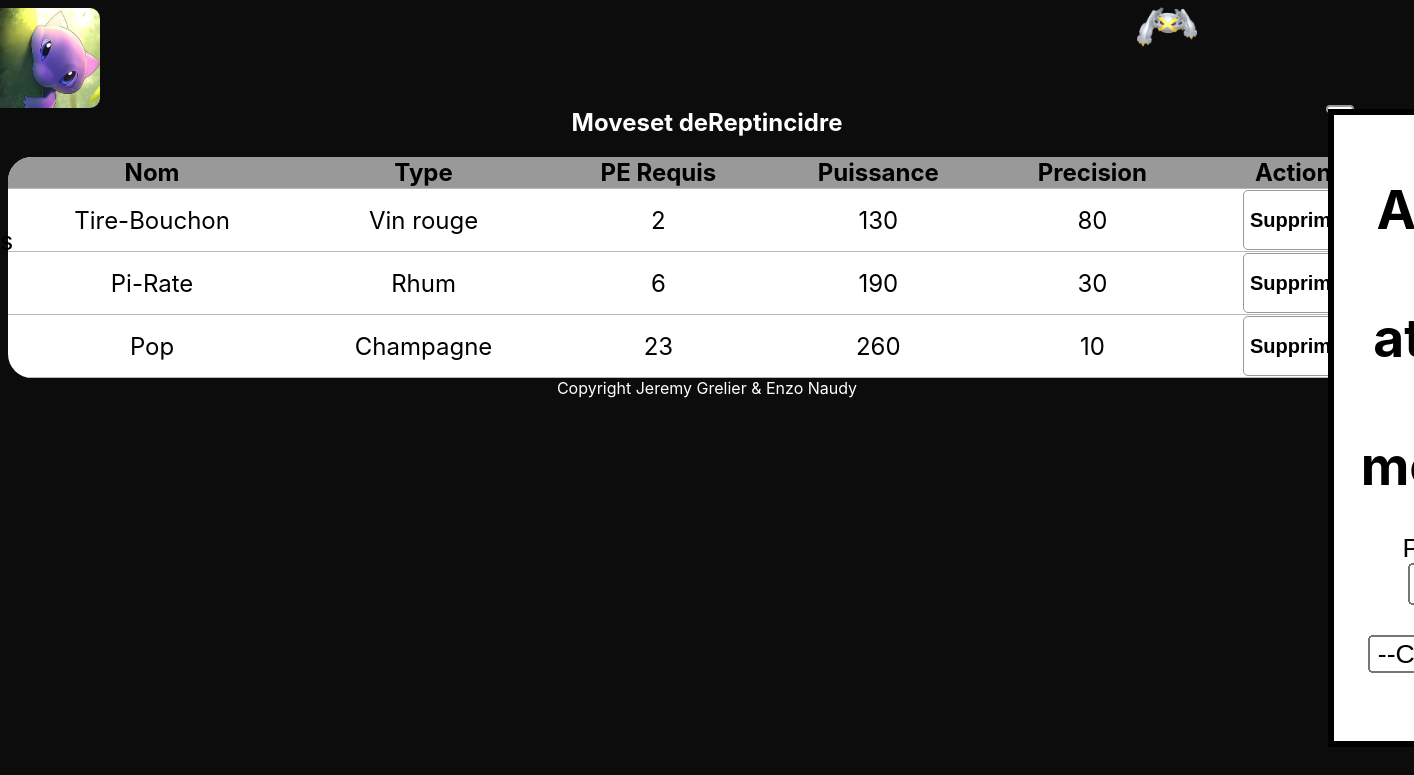
/Site/moveset-espece.php?id=5, run on an earlier commit of the app's database.
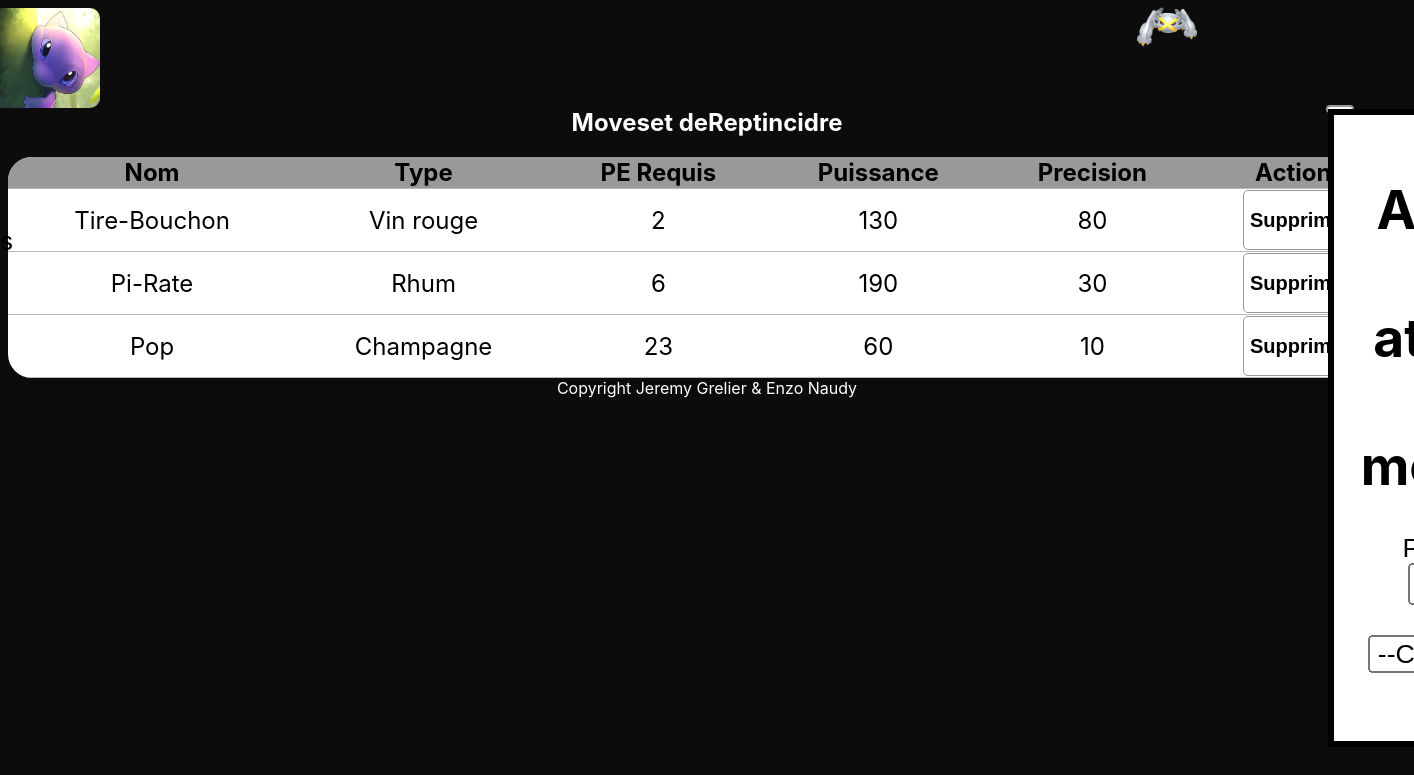
And on a later commit of the database.
### tables this page shows
CREATE TABLE IF NOT EXISTS `ESPECE` (
  `Numero` int(11) NOT NULL,
  `NomEspece` text NOT NULL,
  `TypeEspece` int(11) NOT NULL,
  `TypeEspece2` int(11) DEFAULT NULL,
  `Sprite` text NOT NULL,
  PRIMARY KEY (`Numero`),
  KEY `TypeEspece` (`TypeEspece`),
  KEY `TypeEspece2` (`TypeEspece2`)
);

CREATE TABLE IF NOT EXISTS `ATTAQUE` (
  `IdAttaque` int(11) NOT NULL AUTO_INCREMENT,
  `NomAttaque` text NOT NULL,
  `Puissance` int(11) NOT NULL,
  `Precision` int(11) NOT NULL,
  `TypeAttaque` int(11) NOT NULL,
  PRIMARY KEY (`IdAttaque`),
  KEY `TypeAttaque` (`TypeAttaque`)
);

CREATE TABLE IF NOT EXISTS `TYPE` (
  `IdType` int(11) NOT NULL AUTO_INCREMENT,
  `NomType` text NOT NULL,
  PRIMARY KEY (`IdType`)
);

CREATE TABLE IF NOT EXISTS `MOVESET_ESPECE` (
  `IdAttaque` int(11) NOT NULL,
  `NumEspece` int(11) NOT NULL,
  `PE_Requis` int(11) NOT NULL,
  PRIMARY KEY (`IdAttaque`,`NumEspece`),
  KEY `NumEspece` (`NumEspece`)
);

### Site/moveset-espece.php (the view, shortened to what this page needs)
<!DOCTYPE html>
<html>
<head>
  <link rel="stylesheet" href="css/monsite.css" />
</head>
<body>
  <?php include "topnav.php" ?>
  <div class="listeEspece">
    <?php
    include "connect.php";  ?>
    <?php
    $requete = "select * from ESPECE, TYPE, MOVESET_ESPECE, ATTAQUE where MOVESET_ESPECE.NumEspece = " . intval($_REQUEST['id']) . " and ESPECE.Numero = MOVESET_ESPECE.NumEspece and
          MOVESET_ESPECE.IdAttaque = ATTAQUE.IdAttaque and ATTAQUE.TypeAttaque = TYPE.IdType order by PE_Requis";
    if ($res = $dbh->query($requete))
      $moveset =  $res->fetchAll();
    $nam = isset($moveset[0]['NomEspece']) ? 'de' . $moveset[0]['NomEspece'] : 'vide';
    echo '<h2>Moveset ' . $nam . '</h2>';
    $num = intval($_REQUEST['id']);
    echo '<table>
                <tr class="headerListEspece">
              <th>Nom</th>
              <th>Type</th>
              <th>PE Requis</th>
              <th>Puissance</th>
              <th>Precision</th>
              <th>Actions</th>
                </tr>
              <tbody>';
    foreach ($moveset as $move) {
      echo '<tr><td>' . $move['NomAttaque'] . '</td>';
      echo '<td>' . $move['NomType'] . '</td>';
      echo '<td>' . $move['PE_Requis'] . '</td>';
      echo '<td>' . $move['Puissance'] . '</td>';
      echo '<td>' . $move['Precision'] . '</td>';
      echo '<td><form method="post" action="./delete/deleteFromMovesetEspece.php">
                      <button type="submit" name="btnEnvoiForm" title="Envoyer"><h2 style="color:black">Supprimer</h2></button>
                      <input type="hidden" name="IdAttaque" value="' . $move['IdAttaque'] . '"/>
                      <input type="hidden" name="NumEspece" value="' . $move['Numero'] . '"/>
                    </form></td></tr>';
    }
    echo "</tbody></table>";
    echo '<button id="openModal" onclick="document.getElementById(\'mydialog\').style.visibility =\'visible\'> Ajouter une attaque</button>
  <div id="mydialog">
    <dialog open class="ModalAddSpecies" role="dialog" aria-modal="true" aria-labelledby="modal-heading">
          <h1 id="modal-heading">Ajouter une attaque au moveset</h1>
          <form action="./add/add-to-moveset.php" method="post">
          <label>PE Requis : <input type="number" id="PE_Requis" name="PE_Requis" min="1" max="100" path="1" required><br>
          <label>Attaque : <select name="Attack" id="Attack" required>
            <option value="">--Choisissez--</option>
            ';
    echo '</select> <br></label>
            <input type="hidden" name="Numero" value=' . $num . ' />
            <input type="submit" value="valider">
          </form>
          <button onclick="document.getElementById(\'mydialog\').style.visibility=\'hidden\'" style="position: absolute ;top: -4px;left: 80%;border: none;background: transparent;"><img src="assets/376.png" alt="close" style="width: 60px; height: 60px;"/></button>
        </dialog>
    </div>'
    ?>
  <?php include "footer.php" ?>
</body>
</html>

### Site/topnav.php (shortened to what this page needs)
<html lang="en">
<head>
    <link rel="stylesheet" href="css/monsite.css" />
</head>
<body>
    <div id="mySidenav" class="sidenav">
        <a id="closeBtn" href="#" class="close button"><img src="assets/Mewnu.png" alt="menu" class="MewShown" /></a>
    </div>
</body>
</html>

### Site/footer.php
<html lang="en">
<body>
    <footer>
        Copyright Jeremy Grelier & Enzo Naudy
    </footer>
</body>
</html>

### Site/css/monsite.css (style rules this page uses)
h1 { font-family: -apple-system, BlinkMacSystemFont, 'Segoe UI', Roboto, Oxygen, Ubuntu, Cantarell, 'Open Sans', 'Helvetica Neue', sans-serif; color: black; }
a { color: #999999; text-decoration: none; }
h2 { color: white; }
body { background-image: url('../assets/background.jpg'); background-color: #0c0c0c; font-family: -apple-system, BlinkMacSystemFont, 'Segoe UI', Roboto, Oxygen, Ubuntu, Cantarell, 'Open Sans', 'Helvetica Neue', sans-serif; align-content: center; align-items: center; justify-content: center; text-align: center; scroll-behavior: smooth; background-repeat: no-repeat; background-size: cover; background-position: fixed; -webkit-background-size: cover; -moz-background-size: cover; -o-background-size: cover; }
button { background-color: white; border: 1px solid #999999; color: #999999; border-radius: 5px; }
th { background-color: #999999; }
img { border-radius: 10px; }
#openModal { position: absolute; top: 0; right: 5em; scale: 2; margin-top: 8em; border-radius: 16px; }
.listeEspece { margin-top: 100px; }
table { width: 100%; border-collapse: collapse; border-radius: 1em; overflow: hidden; position: relative; display: table; background-color: white; margin: 0 auto; font-size: x-large; border-bottom-right-radius: 0; border-top-right-radius: 0; }
.listeEspece tr { padding-bottom: 1%; border-bottom: 1px solid #bdb7b2; }
.sidenav { height: 100%; width: 250px; position: fixed; z-index: 1; top: 0; left: -250px; background-image: url("../assets/BackgroundMewnu.png"); padding-top: 60px; transition: left 0.5s ease; }
.sidenav a { padding: 8px 8px 8px 32px; text-decoration: none; font-size: 25px; color: black; display: block; transition: 0.3s; }
.sidenav .close { position: absolute; top: 0; left: 218px; }
.MewShown { position: sticky; height: 100px; width: 100px; z-index: 1; border-top-left-radius: 0; border-bottom-left-radius: 0; }
footer { color: white; }

What changed in the data, as far as the page shows it:
changed through a linked row, espece "deReptincidre": attaque.Puissance "260" → "60"
